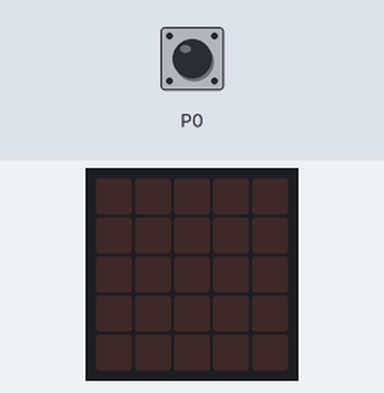
Simulated run of this program. Board: BBC micro:bit running MicroPython. Shown: the board's 5×5 LED display. Inputs (shaded band) come from the test bench; at power-on: P0 LOW.

Above: at 1.2 s.
1.3 s: P0 pulled HIGH for 0.15 s
At 1.37 s:
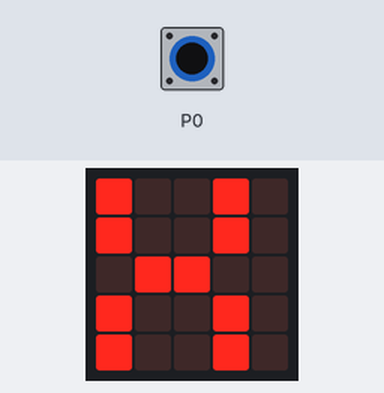
2.9 s: P0 pulled HIGH for 3.2 s
Timing chart, 0 to 5.9 s (numbered marks = the images above; inputs shaded):
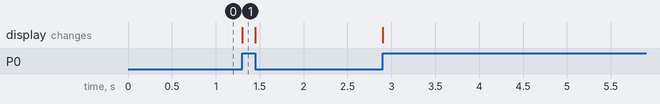

Measured:
- after the input at 1.3 s, the display: changes at once (image 1)

The program:

pushForX.py
```python
#By connecting the push button switch to 3.3V and P0, we can influence the display.
#Can you work out how to do with with button A or button B?

from microbit import *

while True:
    if pin0.read_digital():
        display.show("X")
    else:
        display.clear()
```
